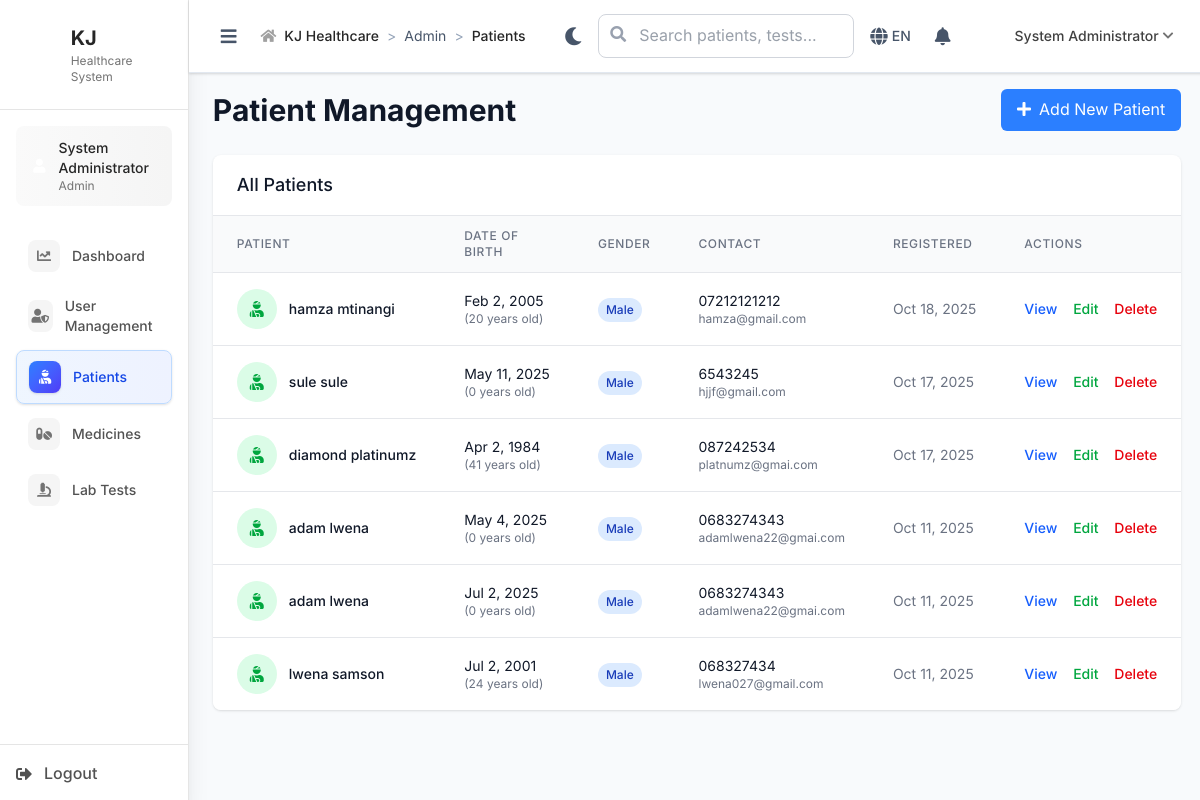
Screenshot of /admin/patients (signed in) with the database file from the repository.
### tables this page shows
CREATE TABLE `patients` (
  `id` int(11) NOT NULL,
  `registration_number` varchar(20) NOT NULL,
  `first_name` varchar(50) NOT NULL,
  `last_name` varchar(50) NOT NULL,
  `date_of_birth` date DEFAULT NULL,
  `gender` enum('male','female','other') DEFAULT NULL,
  `phone` varchar(20) DEFAULT NULL,
  `email` varchar(100) DEFAULT NULL,
  `address` text DEFAULT NULL,
  `occupation` varchar(100) DEFAULT NULL,
  `emergency_contact_name` varchar(100) DEFAULT NULL,
  `emergency_contact_phone` varchar(20) DEFAULT NULL,
  `blood_group` varchar(5) DEFAULT NULL COMMENT 'A+, B-, O+, etc',
  `allergies` text DEFAULT NULL COMMENT 'Known allergies',
  `chronic_conditions` text DEFAULT NULL COMMENT 'Diabetes, Hypertension, etc',
  `insurance_company` varchar(100) DEFAULT NULL COMMENT 'Future use',
  `insurance_number` varchar(50) DEFAULT NULL COMMENT 'Future use',
  `created_at` timestamp NOT NULL DEFAULT current_timestamp(),
  `updated_at` timestamp NOT NULL DEFAULT current_timestamp() ON UPDATE current_timestamp()
);

### includes/BaseController.php (called while the page is built, shortened)
<?php
class BaseController {
    public function __construct() {
        global $pdo;
        $this->pdo = $pdo;
    }
    protected function render($view, $data = []) {
        extract($data);
        $BASE_PATH = defined('BASE_PATH') ? BASE_PATH : (rtrim(str_replace('\\', '/', dirname($_SERVER['SCRIPT_NAME'] ?? '/')), '/') ?: '');
        include __DIR__ . "/../views/{$view}.php";
        include __DIR__ . '/../views/layouts/main.php';
    }
}
?>

### controllers/AdminController.php (called while the page is built, shortened)
<?php
require_once __DIR__ . '/../includes/BaseController.php';
class AdminController extends BaseController {
    public function patients() {
        $patients = $this->pdo->query("SELECT id, first_name, last_name, date_of_birth, gender, phone, email, created_at FROM patients ORDER BY created_at DESC")->fetchAll();
        $this->render('admin/patients', [
            'patients' => $patients
        ]);
    }
}
?>

### index.php (called while the page is built, shortened)
<?php
$request = $_SERVER['REQUEST_URI'];
$path = parse_url($request, PHP_URL_PATH);
if (strpos($path, BASE_PATH) === 0) {
    $path = substr($path, strlen(BASE_PATH));
}
$path = ltrim($path, '/');
$segments = explode('/', $path);
$controller = $segments[0] ?? 'auth';
$action = $segments[1] ?? 'login';
try {
    $controllerInstance = new $controllerClass();
    $params = array_slice($segments, 2);
    call_user_func_array([$controllerInstance, $action], $params);
} catch (Throwable $e) {
    Logger::error("Error in controller: " . $e->getMessage(), [
        'controller' => $controller,
        'action' => $action,
        'file' => $e->getFile(),
        'line' => $e->getLine(),
        'trace' => $e->getTraceAsString()
    ]);
    error_log("Error in controller: " . $e->getMessage());
    http_response_code(500);
    echo "Internal server error";
}
?>

### views/admin/patients.php (the view)
<div class="space-y-6">
    <div class="flex items-center justify-between">
        <h1 class="text-3xl font-bold text-gray-900">Patient Management</h1>
    <a href="<?= $BASE_PATH ?>/admin/patients" class="bg-blue-500 hover:bg-blue-600 text-white px-4 py-2 rounded-md">
            <i class="fas fa-plus mr-2"></i>Add New Patient
        </a>
    </div>
    <div class="bg-white rounded-lg shadow overflow-hidden">
        <div class="px-6 py-4 border-b border-gray-200">
            <h3 class="text-lg font-medium text-gray-900">All Patients</h3>
        </div>
        <div class="overflow-x-auto">
            <table class="min-w-full divide-y divide-gray-200">
                <thead class="bg-gray-50">
                    <tr>
                        <th class="px-6 py-3 text-left text-xs font-medium text-gray-500 uppercase tracking-wider">Patient</th>
                        <th class="px-6 py-3 text-left text-xs font-medium text-gray-500 uppercase tracking-wider">Date of Birth</th>
                        <th class="px-6 py-3 text-left text-xs font-medium text-gray-500 uppercase tracking-wider">Gender</th>
                        <th class="px-6 py-3 text-left text-xs font-medium text-gray-500 uppercase tracking-wider">Contact</th>
                        <th class="px-6 py-3 text-left text-xs font-medium text-gray-500 uppercase tracking-wider">Registered</th>
                        <th class="px-6 py-3 text-left text-xs font-medium text-gray-500 uppercase tracking-wider">Actions</th>
                    </tr>
                </thead>
                <tbody class="bg-white divide-y divide-gray-200">
                    <?php foreach ($patients as $patient): ?>
                    <tr class="hover:bg-gray-50">
                        <td class="px-6 py-4 whitespace-nowrap">
                            <div class="flex items-center">
                                <div class="w-10 h-10 bg-green-100 rounded-full flex items-center justify-center mr-3">
                                    <i class="fas fa-user-injured text-green-600"></i>
                                </div>
                                <div>
                                    <div class="text-sm font-medium text-gray-900">
                                        <?php echo htmlspecialchars($patient['first_name'] . ' ' . $patient['last_name']); ?>
                                    </div>
                                </div>
                            </div>
                        </td>
                        <td class="px-6 py-4 whitespace-nowrap text-sm text-gray-900">
                            <?php echo date('M j, Y', strtotime($patient['date_of_birth'])); ?>
                            <div class="text-xs text-gray-500">
                                (<?php echo date_diff(date_create($patient['date_of_birth']), date_create('today'))->y; ?> years old)
                            </div>
                        </td>
                        <td class="px-6 py-4 whitespace-nowrap">
                            <span class="inline-flex px-2 py-1 text-xs font-medium rounded-full
                                <?php echo $patient['gender'] === 'male' ? 'bg-blue-100 text-blue-800' : 'bg-pink-100 text-pink-800'; ?>">
                                <?php echo ucfirst($patient['gender']); ?>
                            </span>
                        </td>
                        <td class="px-6 py-4 whitespace-nowrap text-sm text-gray-900">
                            <div><?php echo htmlspecialchars($patient['phone'] ?? 'N/A'); ?></div>
                            <div class="text-xs text-gray-500"><?php echo htmlspecialchars($patient['email'] ?? ''); ?></div>
                        </td>
                        <td class="px-6 py-4 whitespace-nowrap text-sm text-gray-500">
                            <?php echo date('M j, Y', strtotime($patient['created_at'])); ?>
                        </td>
                        <td class="px-6 py-4 whitespace-nowrap text-sm font-medium">
                            <a href="#" class="text-blue-600 hover:text-blue-900 mr-3">View</a>
                            <a href="#" class="text-green-600 hover:text-green-900 mr-3">Edit</a>
                            <a href="#" class="text-red-600 hover:text-red-900">Delete</a>
                        </td>
                    </tr>
                    <?php endforeach; ?>
                </tbody>
            </table>
        </div>
    </div>
</div>

### rows the page displays
patients: first_name+last_name "hamza mtinangi", date_of_birth "Feb 2, 2005", date_of_birth "20", gender "Male", phone "07212121212", email "hamza@gmail.com", created_at "Oct 18, 2025"
patients: first_name+last_name "sule sule", date_of_birth "May 11, 2025", date_of_birth "0", gender "Male", phone "6543245", email "hjjf@gmail.com", created_at "Oct 17, 2025"
patients: first_name+last_name "diamond platinumz", date_of_birth "Apr 2, 1984", date_of_birth "41", gender "Male", phone "087242534", email "platnumz@gmai.com", created_at "Oct 17, 2025"
patients: first_name+last_name "adam lwena", date_of_birth "May 4, 2025", date_of_birth "0", gender "Male", phone "0683274343", email "adamlwena22@gmai.com", created_at "Oct 11, 2025"
patients: first_name+last_name "adam lwena", date_of_birth "Jul 2, 2025", date_of_birth "0", gender "Male", phone "0683274343", email "adamlwena22@gmai.com", created_at "Oct 11, 2025"
patients: first_name+last_name "lwena samson", date_of_birth "Jul 2, 2001", date_of_birth "24", gender "Male", phone "068327434", email "lwena027@gmail.com", created_at "Oct 11, 2025"

### other values shown
$_ENV['APP_NAME'] "KJ"
$_SESSION['user_name'] "System Administrator"
$role "Admin"
$item['text'] "Dashboard"
$item['text'] "User Management"
$item['text'] "Patients"
$item['text'] "Medicines"
$item['text'] "Lab Tests"
$crumb['text'] "Admin"
$crumb['text'] "Patients"
